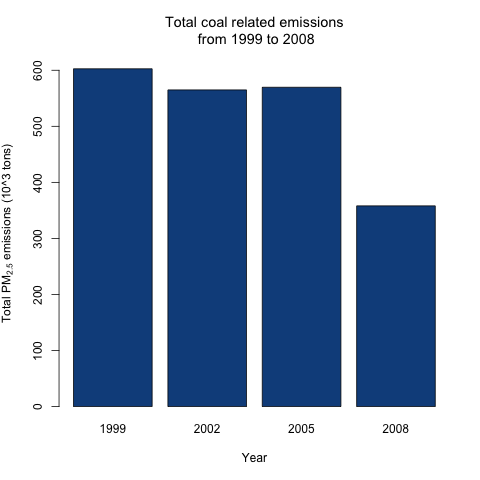

Here is the R script that generated this plot:
# Exploratory Data Analysis
# Peer Assignment 2
# Oct-2015
# plot4.R

source("LoadData.R")

# Question 4
# Across the United States, how have emissions from coal combustion-related sources changed from 1999–2008?
# Prepare dataframe
cCoal = grepl("coal", dfSCC$Short.Name, ignore.case = T)
cCoal = as.character(dfSCC[cCoal, ]$SCC)
dfAggregate = dfNEI[dfNEI$SCC %in% cCoal, ]
dfAggregate = ddply(dfAggregate, c("year"), summarize, totalEmissions=sum(Emissions))
# Plot
png("plot4.png",width=480,height=480,units="px",bg="transparent")
barplot((dfAggregate$totalEmissions)/10^3, 
        names.arg=dfAggregate$year,
        main = "Total coal related emissions\n from 1999 to 2008",
        xlab = "Year", 
        ylim=c(0,620),
        ylab = expression('Total PM'[2.5]*" emissions (10^3 tons)"),
        col="dodgerblue4")
dev.off()